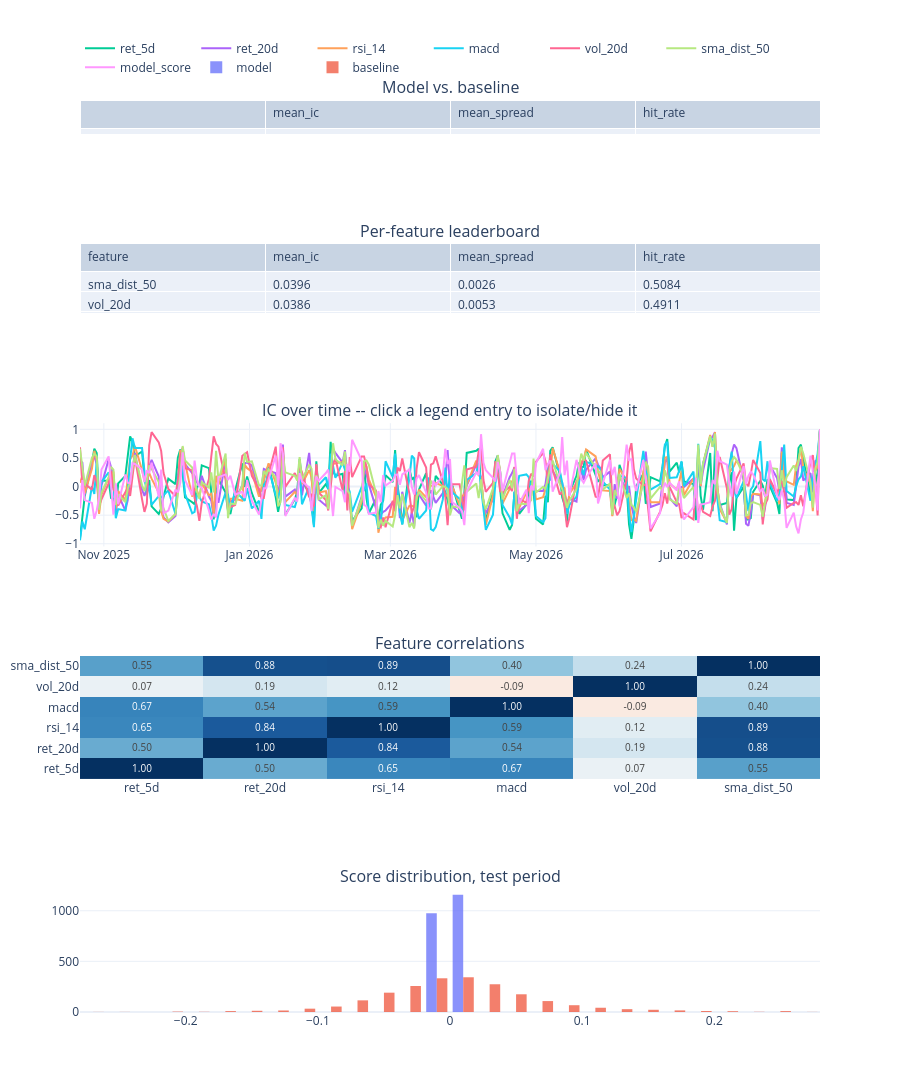

Write notebook code for a chart like this one.
### Markdown cell above
## 2. One experiment

`run_experiment()` does `store.with_labels()` -> `time_split()` -> fit ->
score the test split -> `ExperimentResult`, and `.report()` prints the
model-vs-baseline comparison + a per-feature IC leaderboard and returns a
5-panel chart (IC over time, feature correlation heatmap, score
distributions, ...).

### Code cell
from tam.ml.experiment import run_experiment

result = run_experiment(
    store,
    TICKERS,
    start,
    end,
    horizon=HORIZON,
    model="mlp",
    model_kwargs={"hidden": 32},
)
result.report()

### Figure 1 — Plotly figure (JSON) as saved in the notebook; plotly's stock layout.template omitted (floating-point values rounded to 4 significant figures; data arrays with more than 128 entries replaced by an {"elided": "..."} marker saying what was removed)
{"data": [{"cells": {"align": "left", "values": [["model", "baseline"], ["0.0322", "-0.0162"], ["0.0051", "-0.0061"], ["0.4855", "0.4977"]]}, "domain": {"x": [0, 1], "y": [0.9621, 1]}, "header": {"align": "left", "values": ["", "mean_ic", "mean_spread", "hit_rate"]}, "type": "table"}, {"cells": {"align": "left", "values": [["sma_dist_50", "vol_20d", "model_score", "ret_20d", "rsi_14", "ret_5d", "macd"], ["0.0396", "0.0386", "0.0322", "0.0310", "0.0231", "-0.0162", "-0.0282"], ["0.0026", "0.0053", "0.0051", "0.0002", "0.0032", "-0.0061", "-0.0114"], ["0.5084", "0.4911", "0.4855", "0.4864", "0.4911", "0.4977", "0.4944"]]}, "domain": {"x": [0, 1], "y": [0.7656, 0.8421]}, "header": {"align": "left", "values": ["feature", "mean_ic", "mean_spread", "hit_rate"]}, "type": "table"}, {"mode": "lines", "name": "ret_5d", "type": "scatter", "x": {"elided": "214 str values"}, "xaxis": "x", "y": {"elided": "214 float values"}, "yaxis": "y"}, {"mode": "lines", "name": "ret_20d", "type": "scatter", "x": {"elided": "214 str values"}, "xaxis": "x", "y": {"elided": "214 float values"}, "yaxis": "y"}, {"mode": "lines", "name": "rsi_14", "type": "scatter", "x": {"elided": "214 str values"}, "xaxis": "x", "y": {"elided": "214 float values"}, "yaxis": "y"}, {"mode": "lines", "name": "macd", "type": "scatter", "x": {"elided": "214 str values"}, "xaxis": "x", "y": {"elided": "214 float values"}, "yaxis": "y"}, {"mode": "lines", "name": "vol_20d", "type": "scatter", "x": {"elided": "214 str values"}, "xaxis": "x", "y": {"elided": "214 float values"}, "yaxis": "y"}, {"mode": "lines", "name": "sma_dist_50", "type": "scatter", "x": {"elided": "214 str values"}, "xaxis": "x", "y": {"elided": "214 float values"}, "yaxis": "y"}, {"mode": "lines", "name": "model_score", "type": "scatter", "x": {"elided": "214 str values"}, "xaxis": "x", "y": {"elided": "214 float values"}, "yaxis": "y"}, {"colorscale": [[0, "rgb(103,0,31)"], [0.1, "rgb(178,24,43)"], [0.2, "rgb(214,96,77)"], [0.3, "rgb(244,165,130)"], [0.4, "rgb(253,219,199)"], [0.5, "rgb(247,247,247)"], [0.6, "rgb(209,229,240)"], [0.7, "rgb(146,197,222)"], [0.8, "rgb(67,147,195)"], [0.9, "rgb(33,102,172)"], [1, "rgb(5,48,97)"]], "showscale": false, "text": [[1.0, 0.5044, 0.6549, 0.6689, 0.06798, 0.5467], [0.5044, 1.0, 0.8433, 0.5367, 0.1865, 0.8824], [0.6549, 0.8433, 1.0, 0.5913, 0.1166, 0.888], [0.6689, 0.5367, 0.5913, 1.0, -0.09301, 0.4018], [0.06798, 0.1865, 0.1166, -0.09301, 1.0, 0.2411], [0.5467, 0.8824, 0.888, 0.4018, 0.2411, 1.0]], "textfont": {"size": 10}, "texttemplate": "%{text:.2f}", "type": "heatmap", "x": ["ret_5d", "ret_20d", "rsi_14", "macd", "vol_20d", "sma_dist_50"], "xaxis": "x2", "y": ["ret_5d", "ret_20d", "rsi_14", "macd", "vol_20d", "sma_dist_50"], "yaxis": "y2", "z": [[1.0, 0.5044, 0.6549, 0.6689, 0.06798, 0.5467], [0.5044, 1.0, 0.8433, 0.5367, 0.1865, 0.8824], [0.6549, 0.8433, 1.0, 0.5913, 0.1166, 0.888], [0.6689, 0.5367, 0.5913, 1.0, -0.09301, 0.4018], [0.06798, 0.1865, 0.1166, -0.09301, 1.0, 0.2411], [0.5467, 0.8824, 0.888, 0.4018, 0.2411, 1.0]], "zmid": 0}, {"name": "model", "nbinsx": 30, "opacity": 0.75, "type": "histogram", "x": {"elided": "2132 float values"}, "xaxis": "x3", "yaxis": "y3"}, {"name": "baseline", "nbinsx": 30, "opacity": 0.75, "type": "histogram", "x": {"elided": "2132 float values"}, "xaxis": "x3", "yaxis": "y3"}], "layout": {"annotations": [{"font": {"size": 16}, "showarrow": false, "text": "Model vs. baseline", "x": 0.5, "xanchor": "center", "xref": "paper", "y": 1, "yanchor": "bottom", "yref": "paper"}, {"font": {"size": 16}, "showarrow": false, "text": "Per-feature leaderboard", "x": 0.5, "xanchor": "center", "xref": "paper", "y": 0.8421, "yanchor": "bottom", "yref": "paper"}, {"font": {"size": 16}, "showarrow": false, "text": "IC over time -- click a legend entry to isolate/hide it", "x": 0.5, "xanchor": "center", "xref": "paper", "y": 0.6456, "yanchor": "bottom", "yref": "paper"}, {"font": {"size": 16}, "showarrow": false, "text": "Feature correlations", "x": 0.5, "xanchor": "center", "xref": "paper", "y": 0.3904, "yanchor": "bottom", "yref": "paper"}, {"font": {"size": 16}, "showarrow": false, "text": "Score distribution, test period", "x": 0.5, "xanchor": "center", "xref": "paper", "y": 0.1352, "yanchor": "bottom", "yref": "paper"}], "height": 2768.0, "legend": {"orientation": "h", "x": 0, "xanchor": "left", "y": 1.02, "yanchor": "bottom"}, "showlegend": true, "xaxis": {"anchor": "y", "domain": [0, 1]}, "xaxis2": {"anchor": "y2", "domain": [0, 1]}, "xaxis3": {"anchor": "y3", "domain": [0, 1]}, "yaxis": {"anchor": "x", "domain": [0.5104, 0.6456]}, "yaxis2": {"anchor": "x2", "domain": [0.2552, 0.3904]}, "yaxis3": {"anchor": "x3", "domain": [0, 0.1352]}}}
